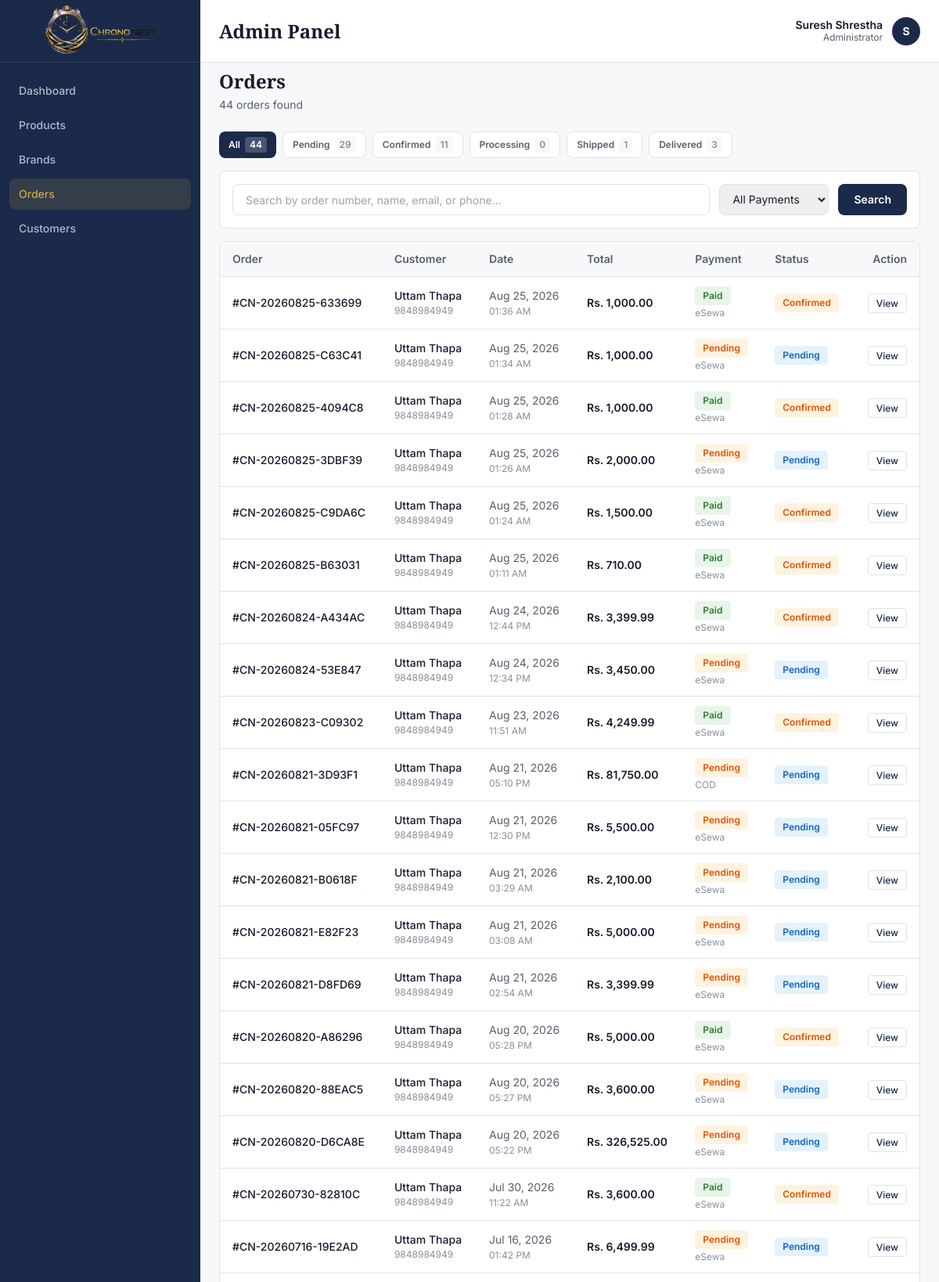
The app's page /admin/orders.php (signed in, upper part) with its own data.
### tables this page shows
CREATE TABLE `orders` (
  `id` int(11) NOT NULL,
  `user_id` int(11) DEFAULT NULL,
  `order_number` varchar(50) NOT NULL,
  `customer_name` varchar(100) NOT NULL,
  `customer_email` varchar(100) NOT NULL,
  `customer_phone` varchar(10) NOT NULL,
  `shipping_address` text NOT NULL,
  `payment_method` enum('COD','eSewa') NOT NULL,
  `payment_status` enum('pending','paid','failed') DEFAULT 'pending',
  `transaction_id` varchar(100) DEFAULT NULL,
  `total_amount` decimal(10,2) NOT NULL,
  `shipping_charge` decimal(10,2) DEFAULT 0.00,
  `grand_total` decimal(10,2) NOT NULL,
  `order_status` enum('pending','confirmed','processing','shipped','delivered') DEFAULT 'pending',
  `admin_notes` text DEFAULT NULL,
  `ordered_at` timestamp NOT NULL DEFAULT current_timestamp(),
  `confirmed_at` timestamp NULL DEFAULT NULL,
  `shipped_at` timestamp NULL DEFAULT NULL,
  `delivered_at` timestamp NULL DEFAULT NULL
);

### admin/orders.php (the view, shortened to what this page needs)
<?php
require_once '../config/db.php';
$search         = trim($_GET['search'] ?? '');
$filter_status  = trim($_GET['status'] ?? '');
$filter_payment = trim($_GET['payment'] ?? '');
$query = "SELECT * FROM orders WHERE 1=1";
$query .= " ORDER BY ordered_at DESC";
$stmt = $conn->prepare($query);
$stmt->execute();
$result = $stmt->get_result();
$orders = [];
while ($row = $result->fetch_assoc()) {
    $orders[] = $row;
}
$count_query = $conn->query("
    SELECT
        COUNT(*) as total,
        SUM(order_status = 'pending') as pending_count,
        SUM(order_status = 'confirmed') as confirmed_count,
        SUM(order_status = 'processing') as processing_count,
        SUM(order_status = 'shipped') as shipped_count,
        SUM(order_status = 'delivered') as delivered_count
    FROM orders
");
$counts = $count_query->fetch_assoc();
?>
<!DOCTYPE html>
<html lang="en">
<head>
    <script src="https://cdn.tailwindcss.com"></script>
</head>
<body class="min-h-screen" style="background-color: #F7F8FA; font-family: 'Inter', sans-serif;">
    <?php include 'includes/sidebar.php'; ?>
    <?php include 'includes/topbar.php'; ?>
    <main class="lg:ml-64 pt-16">
        <div class="p-4 lg:p-6">
            <div class="mb-6">
                <h2 class="font-bold text-2xl mb-1" style="font-family: 'Playfair Display', serif; color: #1A1A2E;">Orders</h2>
                <p class="text-sm" style="color: #5A5F6D;"><?php echo count($orders); ?> orders found</p>
            </div>
            <div class="flex flex-wrap gap-2 mb-4">
                <?php
                $tabs = [
                    ''           => ['label' => 'All',        'count' => $counts['total']],
                    'pending'    => ['label' => 'Pending',    'count' => $counts['pending_count']],
                    'confirmed'  => ['label' => 'Confirmed',  'count' => $counts['confirmed_count']],
                    'processing' => ['label' => 'Processing', 'count' => $counts['processing_count']],
                    'shipped'    => ['label' => 'Shipped',    'count' => $counts['shipped_count']],
                    'delivered'  => ['label' => 'Delivered',  'count' => $counts['delivered_count']],
                ];
                foreach ($tabs as $tab_value => $tab_data):
                    $is_active_tab = ($filter_status === $tab_value);
                    $tab_url = 'orders.php?status=' . $tab_value;
                ?>
                    <a href="<?php echo $tab_url; ?>" class="inline-flex items-center gap-1.5 px-3 py-1.5 rounded-lg text-xs font-semibold no-underline transition-all duration-200" style="<?php echo $is_active_tab ? 'background-color: #1B2A4A; color: #FFFFFF;' : 'background-color: #FFFFFF; color: #5A5F6D; border: 1px solid #E0E2E7;'; ?>">
                        <?php echo $tab_data['label']; ?>
                        <span class="px-1.5 py-0.5 rounded text-xs" style="<?php echo $is_active_tab ? 'background-color: rgba(255,255,255,0.2); color: #FFFFFF;' : 'background-color: #F7F8FA; color: #8A8F99;'; ?>">
                            <?php echo $tab_data['count']; ?>
                        </span>
                    </a>
                <?php endforeach; ?>
            </div>
            <div class="bg-white rounded-lg p-4 mb-4" style="border: 1px solid #E0E2E7;">
                <form method="GET" action="orders.php" class="flex flex-col sm:flex-row gap-3">
                    <input type="text" name="search" value="<?php echo htmlspecialchars($search); ?>" placeholder="Search by order number, name, email, or phone..." class="h-10 px-4 rounded-lg text-sm flex-1 min-w-0 outline-none" style="border: 1px solid #E0E2E7; color: #1A1A2E;" onfocus="this.style.border='2px solid #C9A84C'; this.style.boxShadow='0 0 0 3px rgba(201,168,76,0.15)';" onblur="this.style.border='1px solid #E0E2E7'; this.style.boxShadow='none';">
                    <select name="payment" class="h-10 px-3 rounded-lg text-sm outline-none" style="border: 1px solid #E0E2E7; color: #1A1A2E; min-width: 140px;">
                        <option value="">All Payments</option>
                    </select>
                    <button type="submit" class="h-10 px-5 rounded-lg text-sm font-semibold text-white" style="background-color: #1B2A4A; border: none; cursor: pointer;">Search</button>
                </form>
            </div>
            <div class="bg-white rounded-lg overflow-hidden" style="border: 1px solid #E0E2E7;">
                <?php if (empty($orders)): ?>
                    <div class="p-10 text-center">
                        <p class="text-base font-semibold mb-1" style="color: #1A1A2E;">No orders found</p>
                        <p class="text-sm" style="color: #5A5F6D;">
                            <?php echo (!empty($search) || !empty($filter_status) || !empty($filter_payment)) ? 'Try adjusting your filters.' : 'Orders will appear here when customers place them.'; ?>
                        </p>
                    </div>
                <?php else: ?>
                    <div class="overflow-x-auto">
                        <table class="w-full text-sm text-left">
                            <thead>
                                <tr style="background-color: #F7F8FA; border-bottom: 1px solid #E0E2E7;">
                                    <th class="px-4 py-3 font-semibold" style="color: #5A5F6D;">Order</th>
                                    <th class="px-4 py-3 font-semibold hidden sm:table-cell" style="color: #5A5F6D;">Customer</th>
                                    <th class="px-4 py-3 font-semibold hidden md:table-cell" style="color: #5A5F6D;">Date</th>
                                    <th class="px-4 py-3 font-semibold" style="color: #5A5F6D;">Total</th>
                                    <th class="px-4 py-3 font-semibold hidden sm:table-cell" style="color: #5A5F6D;">Payment</th>
                                    <th class="px-4 py-3 font-semibold" style="color: #5A5F6D;">Status</th>
                                    <th class="px-4 py-3 font-semibold text-right" style="color: #5A5F6D;">Action</th>
                                </tr>
                            </thead>
                            <tbody>
                                <?php foreach ($orders as $order): ?>
                                    <tr style="border-bottom: 1px solid #E0E2E7;">
                                        <td class="px-4 py-3">
                                            <p class="font-medium" style="color: #1A1A2E;">#<?php echo htmlspecialchars($order['order_number']); ?></p>
                                        </td>
                                        <td class="px-4 py-3 hidden sm:table-cell">
                                            <p class="font-medium leading-tight" style="color: #1A1A2E;"><?php echo htmlspecialchars($order['customer_name']); ?></p>
                                            <p class="text-xs mt-0.5" style="color: #8A8F99;"><?php echo htmlspecialchars($order['customer_phone']); ?></p>
                                        </td>
                                        <td class="px-4 py-3 hidden md:table-cell" style="color: #5A5F6D;">
                                            <?php echo date('M d, Y', strtotime($order['ordered_at'])); ?>
                                            <p class="text-xs mt-0.5" style="color: #8A8F99;"><?php echo date('h:i A', strtotime($order['ordered_at'])); ?></p>
                                        </td>
                                        <td class="px-4 py-3 font-semibold" style="color: #1A1A2E;">
                                            Rs. <?php echo number_format($order['grand_total'], 2); ?>
                                        </td>
                                        <td class="px-4 py-3 hidden sm:table-cell">
                                            <?php
                                            $pay_colors = [
                                                'pending' => 'background-color: #FFF3E0; color: #E65100;',
                                                'paid'    => 'background-color: #E8F5E9; color: #2E7D32;',
                                                'failed'  => 'background-color: #FDEAEA; color: #D64545;'
                                            ];
                                            ?>
                                            <span class="inline-block px-2.5 py-1 rounded text-xs font-semibold" style="<?php echo $pay_colors[$order['payment_status']] ?? ''; ?>">
                                                <?php echo ucfirst($order['payment_status']); ?>
                                            </span>
                                            <p class="text-xs mt-0.5" style="color: #8A8F99;"><?php echo $order['payment_method']; ?></p>
                                        </td>
                                        <td class="px-4 py-3">
                                            <?php
                                            $status_colors = [
                                                'pending'    => 'background-color: #E3F2FD; color: #1565C0;',
                                                'confirmed'  => 'background-color: #FFF3E0; color: #E65100;',
                                                'processing' => 'background-color: #FFF3E0; color: #E65100;',
                                                'shipped'    => 'background-color: #E3F2FD; color: #1565C0;',
                                                'delivered'  => 'background-color: #E8F5E9; color: #2E7D32;'
                                            ];
                                            ?>
                                            <span class="inline-block px-2.5 py-1 rounded text-xs font-semibold" style="<?php echo $status_colors[$order['order_status']] ?? ''; ?>">
                                                <?php echo ucfirst($order['order_status']); ?>
                                            </span>
                                        </td>
                                        <td class="px-4 py-3 text-right">
                                            <a href="order-detail.php?id=<?php echo $order['id']; ?>" class="text-xs font-medium px-2.5 py-1 rounded no-underline transition-all duration-200" style="border: 1px solid #E0E2E7; color: #1B2A4A;" onmouseover="this.style.backgroundColor='#F7F8FA';" onmouseout="this.style.backgroundColor='transparent';">View</a>
                                        </td>
                                    </tr>
                                <?php endforeach; ?>
                            </tbody>
                        </table>
                    </div>
                <?php endif; ?>
            </div>
        </div>
    </main>
</body>
</html>

### records on screen
orders: order_number "CN-20260825-633699", customer_name "Uttam Thapa", customer_phone "9848984949", ordered_at "Aug 25, 2026", ordered_at "01:36 AM", grand_total "1,000.00", payment_status "Paid", payment_method "eSewa", order_status "Confirmed"
orders: order_number "CN-20260825-C63C41", customer_name "Uttam Thapa", customer_phone "9848984949", ordered_at "Aug 25, 2026", ordered_at "01:34 AM", grand_total "1,000.00", payment_status "Pending", payment_method "eSewa", order_status "Pending"
orders: order_number "CN-20260825-4094C8", customer_name "Uttam Thapa", customer_phone "9848984949", ordered_at "Aug 25, 2026", ordered_at "01:28 AM", grand_total "1,000.00", payment_status "Paid", payment_method "eSewa", order_status "Confirmed"
orders: order_number "CN-20260825-3DBF39", customer_name "Uttam Thapa", customer_phone "9848984949", ordered_at "Aug 25, 2026", ordered_at "01:26 AM", grand_total "2,000.00", payment_status "Pending", payment_method "eSewa", order_status "Pending"
orders: order_number "CN-20260825-C9DA6C", customer_name "Uttam Thapa", customer_phone "9848984949", ordered_at "Aug 25, 2026", ordered_at "01:24 AM", grand_total "1,500.00", payment_status "Paid", payment_method "eSewa", order_status "Confirmed"
orders: order_number "CN-20260825-B63031", customer_name "Uttam Thapa", customer_phone "9848984949", ordered_at "Aug 25, 2026", ordered_at "01:11 AM", grand_total "710.00", payment_status "Paid", payment_method "eSewa", order_status "Confirmed"
orders: order_number "CN-20260824-A434AC", customer_name "Uttam Thapa", customer_phone "9848984949", ordered_at "Aug 24, 2026", ordered_at "12:44 PM", grand_total "3,399.99", payment_status "Paid", payment_method "eSewa", order_status "Confirmed"
orders: order_number "CN-20260824-53E847", customer_name "Uttam Thapa", customer_phone "9848984949", ordered_at "Aug 24, 2026", ordered_at "12:34 PM", grand_total "3,450.00", payment_status "Pending", payment_method "eSewa", order_status "Pending"
orders: order_number "CN-20260823-C09302", customer_name "Uttam Thapa", customer_phone "9848984949", ordered_at "Aug 23, 2026", ordered_at "11:51 AM", grand_total "4,249.99", payment_status "Paid", payment_method "eSewa", order_status "Confirmed"
orders: order_number "CN-20260821-3D93F1", customer_name "Uttam Thapa", customer_phone "9848984949", ordered_at "Aug 21, 2026", ordered_at "05:10 PM", grand_total "81,750.00", payment_status "Pending", payment_method "COD", order_status "Pending"
orders: order_number "CN-20260821-05FC97", customer_name "Uttam Thapa", customer_phone "9848984949", ordered_at "Aug 21, 2026", ordered_at "12:30 PM", grand_total "5,500.00", payment_status "Pending", payment_method "eSewa", order_status "Pending"
orders: order_number "CN-20260821-B0618F", customer_name "Uttam Thapa", customer_phone "9848984949", ordered_at "Aug 21, 2026", ordered_at "03:29 AM", grand_total "2,100.00", payment_status "Pending", payment_method "eSewa", order_status "Pending"
orders: order_number "CN-20260821-E82F23", customer_name "Uttam Thapa", customer_phone "9848984949", ordered_at "Aug 21, 2026", ordered_at "03:08 AM", grand_total "5,000.00", payment_status "Pending", payment_method "eSewa", order_status "Pending"
orders: order_number "CN-20260821-D8FD69", customer_name "Uttam Thapa", customer_phone "9848984949", ordered_at "Aug 21, 2026", ordered_at "02:54 AM", grand_total "3,399.99", payment_status "Pending", payment_method "eSewa", order_status "Pending"
orders: order_number "CN-20260820-A86296", customer_name "Uttam Thapa", customer_phone "9848984949", ordered_at "Aug 20, 2026", ordered_at "05:28 PM", grand_total "5,000.00", payment_status "Paid", payment_method "eSewa", order_status "Confirmed"
orders: order_number "CN-20260820-88EAC5", customer_name "Uttam Thapa", customer_phone "9848984949", ordered_at "Aug 20, 2026", ordered_at "05:27 PM", grand_total "3,600.00", payment_status "Pending", payment_method "eSewa", order_status "Pending"
orders: order_number "CN-20260820-D6CA8E", customer_name "Uttam Thapa", customer_phone "9848984949", ordered_at "Aug 20, 2026", ordered_at "05:22 PM", grand_total "326,525.00", payment_status "Pending", payment_method "eSewa", order_status "Pending"
orders: order_number "CN-20260730-82810C", customer_name "Uttam Thapa", customer_phone "9848984949", ordered_at "Jul 30, 2026", ordered_at "11:22 AM", grand_total "3,600.00", payment_status "Paid", payment_method "eSewa", order_status "Confirmed"
orders: order_number "CN-20260716-19E2AD", customer_name "Uttam Thapa", customer_phone "9848984949", ordered_at "Jul 16, 2026", ordered_at "01:42 PM", grand_total "6,499.99", payment_status "Pending", payment_method "eSewa", order_status "Pending"

### other values on screen
$_SESSION['admin_name'] "Suresh Shrestha"
substr($_SESSION['admin_name'] ?? 'A', 0, 1) "S"
count($orders) "44"
$tab_data['label'] "All"
$tab_data['count'] "44"
$tab_data['label'] "Pending"
$tab_data['count'] "29"
$tab_data['label'] "Confirmed"
$tab_data['count'] "11"
$tab_data['label'] "Processing"
$tab_data['count'] "0"
$tab_data['label'] "Shipped"
$tab_data['count'] "1"
$tab_data['label'] "Delivered"
$tab_data['count'] "3"
